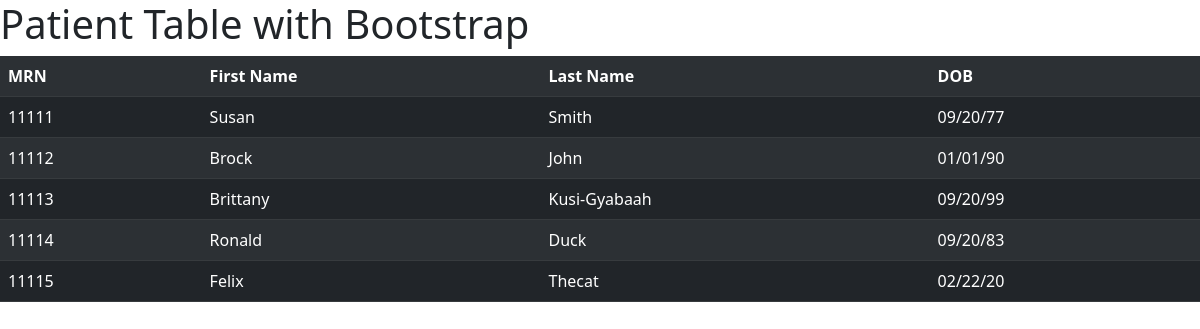
Page /patients2 on the committed database.
### tables this page shows
CREATE TABLE patient_table (mrn VARCHAR(255) NOT NULL, 
        firstname CHAR(25) NOT NULL, lastname CHAR(25) NOT NULL, 
        dob CHAR(25) NOT NULL, patientstatus CHAR(25) NOT NULL, 
        providername CHAR(25) NOT NULL, icd CHAR(25) NOT NULL, lastvisit CHAR(25) NOT NULL);

### app.py (the view)
@app.route('/patients2')
def bootstrap():
    db = get_db_connection()
    patientListSql = db.execute('SELECT * FROM patient_table').fetchall()
    db.close()
    print('patientListSql:', patientListSql)
    return render_template('bootstrap_example.html', listPatients=patientListSql) # note, these are two variables, patientsList is what we can then look up in the .html, and the patientsListSql is the actual data we are pulling from the sqlite db

### app.py (called while the page is built)
def get_db_connection():
    dir = os.getcwd() + '/patients.db'
    print('dir:', dir)
    conn = sqlite3.connect(dir) # create a connection to the database
    conn.row_factory = sqlite3.Row # The line of code assigning sqlite3.Row to the row_factory of connection creates what some people call a 'dictionary cursor', - instead of tuples it starts returning 'dictionary' rows after fetchall or fetchone
    return conn

### templates/bootstrap_example.html (shortened to what this page needs)
<!DOCTYPE html>
<html lang="en">
<head>
    <link rel="stylesheet" href="{{ url_for('static', filename='bootstrap.css') }}">
</head>
<body>
    <div>
            <h1> Patient Table with Bootstrap</h1>
            <table class="table table-dark table-striped">
                <tr>
                    <th> MRN </th>
                    <th> First Name </th>
                    <th> Last Name </th>
                    <th> DOB </th>
                </tr>
                {% for patient in listPatients %}
                    <tr>
                        <td> {{ patient.MRN }} </td>
                        <td> {{ patient.firstName }} </td>
                        <td> {{ patient.lastName }} </td>
                        <td> {{ patient.DOB }} </td>
                    </tr>
                {% endfor %}
            </table>
    </div>
</body>
</html>

### rows in the picture
patient_table: MRN "11111", firstName "Susan", lastName "Smith", DOB "09/20/77"
patient_table: MRN "11112", firstName "Brock", lastName "John", DOB "01/01/90"
patient_table: MRN "11113", firstName "Brittany", lastName "Kusi-Gyabaah", DOB "09/20/99"
patient_table: MRN "11114", firstName "Ronald", lastName "Duck", DOB "09/20/83"
patient_table: MRN "11115", firstName "Felix", lastName "Thecat", DOB "02/22/20"
